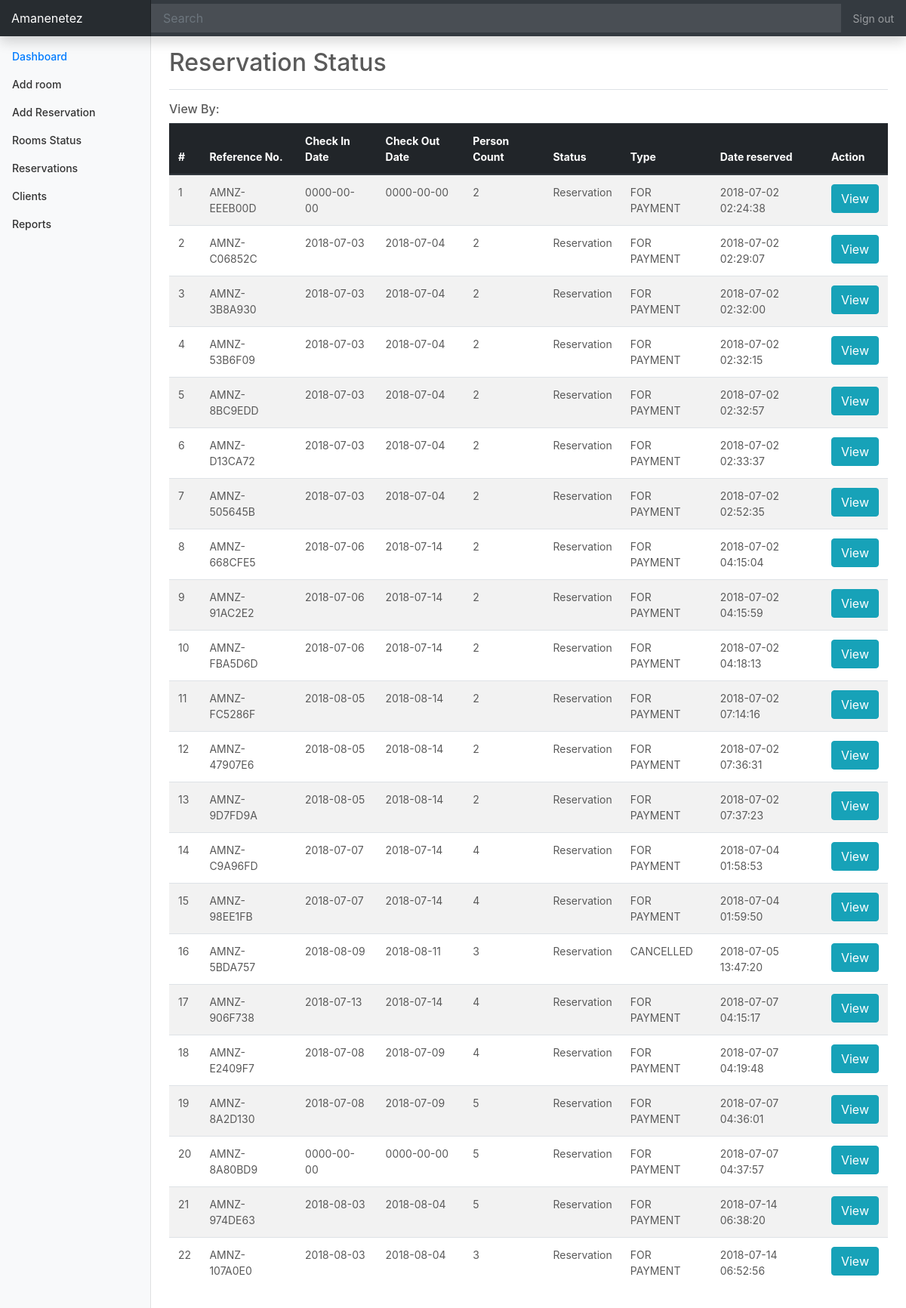
The page /admin/reservation_status.php (signed in) on the database as committed earlier.
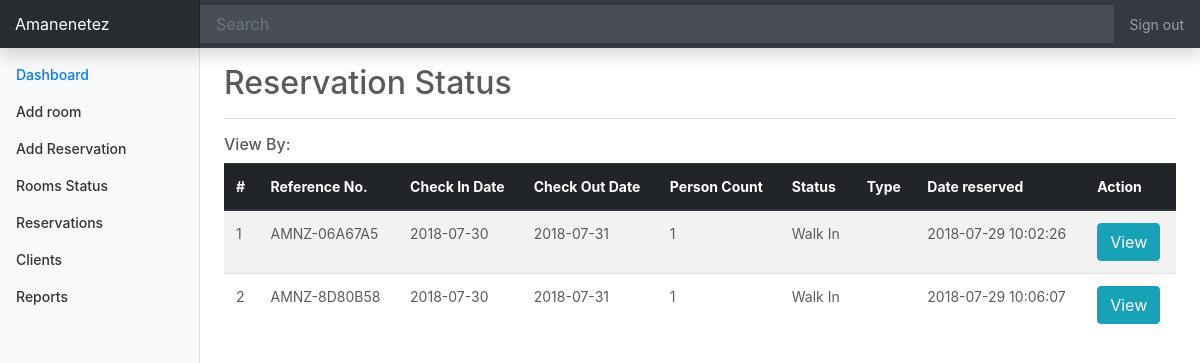
The same page on the database as committed later.
### tables this page shows
CREATE TABLE `reservation` (
  `id` int(11) NOT NULL,
  `reference_no` varchar(50) NOT NULL,
  `check_in` date NOT NULL,
  `check_out` date NOT NULL,
  `client_id` int(11) NOT NULL,
  `person_count` int(11) NOT NULL,
  `type` varchar(50) DEFAULT NULL,
  `status` varchar(50) NOT NULL,
  `date_created` timestamp NOT NULL DEFAULT '0000-00-00 00:00:00',
  `date_updated` timestamp NOT NULL DEFAULT '0000-00-00 00:00:00'
);

### admin/reservation_status.php (the view, shortened to what this page needs)
<?php
include('../partials/header.php');
$db = db_connection();
?>
    <?php
    include('../partials/admin_topnav.php');
    ?>
    <div class="container-fluid">
      <div class="row">
    <?php
    include('../partials/admin_sidenav.php');
    ?>
        <main role="main" class="col-md-9 ml-sm-auto col-lg-10 px-4">
          <div class="d-flex justify-content-between flex-wrap flex-md-nowrap align-items-center pt-3 pb-2 mb-3 border-bottom">
            <h1 class="h2">Reservation Status</h1>
          </div>
          <div class="row">
            <div class="col">
              <h6>View By:</h6>
            </div>
          </div>
          <div class="row">
            <div class="col">
            <?php
            $query = "SELECT * FROM reservation";
            $result = mysqli_query($db, $query);
            if($result) {
              echo '
                <table class="table table-striped">
                  <thead class="thead-dark">
                    <th scope="col">#</th>
                    <th scope="col">Reference No.</th>
                    <th scope="col">Check In Date</th>
                    <th scope="col">Check Out Date</th>
                    <th scope="col">Person Count</th>
                    <th scope="col">Status</th>
                    <th scope="col">Type</th>
                    <th scope="col">Date reserved</th>
                    <th scope="col">Action</th>
                  </thead>
              ';
              echo '<tbody>';
              while($reservation_details = mysqli_fetch_assoc($result)) {
                echo '
                  <tr>
                    <td>'.$reservation_details["id"].'</td>
                    <td>'.$reservation_details["reference_no"].'</td>
                    <td>'.$reservation_details["check_in"].'</td>
                    <td>'.$reservation_details["check_out"].'</td>
                    <td>'.$reservation_details["person_count"].'</td>
                    <td>'.$reservation_details["type"].'</td>
                    <td>'.$reservation_details["status"].'</td>
                    <td>'.$reservation_details["date_created"].'</td>
                    <td><a href="view_reservation.php?reference_no='.$reservation_details["reference_no"].'" class="btn btn-info">View</a></td>
                  </tr>
                ';
              }
              echo '</tbody>';
            } else {
              echo "false";
            }
            ?>
            </div>
          </div>
        </main>
      </div>
    </div>

Rows that differ between the two databases and show on the page:
removed reservation: id "3", reference_no "AMNZ-3B8A930", check_in "2018-07-03", check_out "2018-07-04", person_count "2", type "Reservation", status "FOR PAYMENT", date_created "2018-07-02 02:32:00"
removed reservation: id "4", reference_no "AMNZ-53B6F09", check_in "2018-07-03", check_out "2018-07-04", person_count "2", type "Reservation", status "FOR PAYMENT", date_created "2018-07-02 02:32:15"
removed reservation: id "5", reference_no "AMNZ-8BC9EDD", check_in "2018-07-03", check_out "2018-07-04", person_count "2", type "Reservation", status "FOR PAYMENT", date_created "2018-07-02 02:32:57"
removed reservation: id "6", reference_no "AMNZ-D13CA72", check_in "2018-07-03", check_out "2018-07-04", person_count "2", type "Reservation", status "FOR PAYMENT", date_created "2018-07-02 02:33:37"
removed reservation: id "7", reference_no "AMNZ-505645B", check_in "2018-07-03", check_out "2018-07-04", person_count "2", type "Reservation", status "FOR PAYMENT", date_created "2018-07-02 02:52:35"
removed reservation: id "8", reference_no "AMNZ-668CFE5", check_in "2018-07-06", check_out "2018-07-14", person_count "2", type "Reservation", status "FOR PAYMENT", date_created "2018-07-02 04:15:04"
removed reservation: id "9", reference_no "AMNZ-91AC2E2", check_in "2018-07-06", check_out "2018-07-14", person_count "2", type "Reservation", status "FOR PAYMENT", date_created "2018-07-02 04:15:59"
removed reservation: id "10", reference_no "AMNZ-FBA5D6D", check_in "2018-07-06", check_out "2018-07-14", person_count "2", type "Reservation", status "FOR PAYMENT", date_created "2018-07-02 04:18:13"
removed reservation: id "11", reference_no "AMNZ-FC5286F", check_in "2018-08-05", check_out "2018-08-14", person_count "2", type "Reservation", status "FOR PAYMENT", date_created "2018-07-02 07:14:16"
removed reservation: id "12", reference_no "AMNZ-47907E6", check_in "2018-08-05", check_out "2018-08-14", person_count "2", type "Reservation", status "FOR PAYMENT", date_created "2018-07-02 07:36:31"
removed reservation: id "13", reference_no "AMNZ-9D7FD9A", check_in "2018-08-05", check_out "2018-08-14", person_count "2", type "Reservation", status "FOR PAYMENT", date_created "2018-07-02 07:37:23"
removed reservation: id "14", reference_no "AMNZ-C9A96FD", check_in "2018-07-07", check_out "2018-07-14", person_count "4", type "Reservation", status "FOR PAYMENT", date_created "2018-07-04 01:58:53"
removed reservation: id "15", reference_no "AMNZ-98EE1FB", check_in "2018-07-07", check_out "2018-07-14", person_count "4", type "Reservation", status "FOR PAYMENT", date_created "2018-07-04 01:59:50"
removed reservation: id "16", reference_no "AMNZ-5BDA757", check_in "2018-08-09", check_out "2018-08-11", person_count "3", type "Reservation", status "CANCELLED", date_created "2018-07-05 13:47:20"
removed reservation: id "17", reference_no "AMNZ-906F738", check_in "2018-07-13", check_out "2018-07-14", person_count "4", type "Reservation", status "FOR PAYMENT", date_created "2018-07-07 04:15:17"
removed reservation: id "18", reference_no "AMNZ-E2409F7", check_in "2018-07-08", check_out "2018-07-09", person_count "4", type "Reservation", status "FOR PAYMENT", date_created "2018-07-07 04:19:48"
removed reservation: id "19", reference_no "AMNZ-8A2D130", check_in "2018-07-08", check_out "2018-07-09", person_count "5", type "Reservation", status "FOR PAYMENT", date_created "2018-07-07 04:36:01"
removed reservation: id "20", reference_no "AMNZ-8A80BD9", check_in "0000-00-00", check_out "0000-00-00", person_count "5", type "Reservation", status "FOR PAYMENT", date_created "2018-07-07 04:37:57"
removed reservation: id "21", reference_no "AMNZ-974DE63", check_in "2018-08-03", check_out "2018-08-04", person_count "5", type "Reservation", status "FOR PAYMENT", date_created "2018-07-14 06:38:20"
removed reservation: id "22", reference_no "AMNZ-107A0E0", check_in "2018-08-03", check_out "2018-08-04", person_count "3", type "Reservation", status "FOR PAYMENT", date_created "2018-07-14 06:52:56"
changed reservation id 1: reference_no "AMNZ-EEEB00D" → "AMNZ-06A67A5"; check_in "0000-00-00" → "2018-07-30"; check_out "0000-00-00" → "2018-07-31"; person_count "2" → "1"; type "Reservation" → "Walk In"; date_created "2018-07-02 02:24:38" → "2018-07-29 10:02:26"; status "FOR PAYMENT" → (not shown)
changed reservation id 2: reference_no "AMNZ-C06852C" → "AMNZ-8D80B58"; check_in "2018-07-03" → "2018-07-30"; check_out "2018-07-04" → "2018-07-31"; person_count "2" → "1"; type "Reservation" → "Walk In"; date_created "2018-07-02 02:29:07" → "2018-07-29 10:06:07"; status "FOR PAYMENT" → (not shown)
